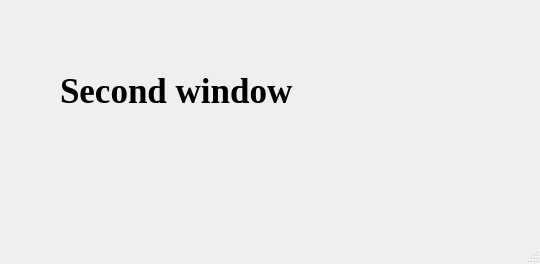
<?xml version="1.0" encoding="UTF-8"?>
<ui version="4.0">
 <class>SecondWindow</class>
 <widget class="QMainWindow" name="SecondWindow">
  <property name="geometry">
   <rect>
    <x>0</x>
    <y>0</y>
    <width>540</width>
    <height>264</height>
   </rect>
  </property>
  <property name="windowTitle">
   <string>MainWindow</string>
  </property>
  <widget class="QWidget" name="centralwidget">
   <widget class="QLabel" name="label">
    <property name="geometry">
     <rect>
      <x>60</x>
      <y>50</y>
      <width>411</width>
      <height>81</height>
     </rect>
    </property>
    <property name="font">
     <font>
      <family>Times New Roman</family>
      <pointsize>26</pointsize>
      <weight>75</weight>
      <bold>true</bold>
     </font>
    </property>
    <property name="text">
     <string>Second window</string>
    </property>
   </widget>
  </widget>
  <widget class="QMenuBar" name="menubar">
   <property name="geometry">
    <rect>
     <x>0</x>
     <y>0</y>
     <width>540</width>
     <height>26</height>
    </rect>
   </property>
  </widget>
  <widget class="QStatusBar" name="statusbar"/>
 </widget>
 <resources/>
 <connections/>
</ui>
